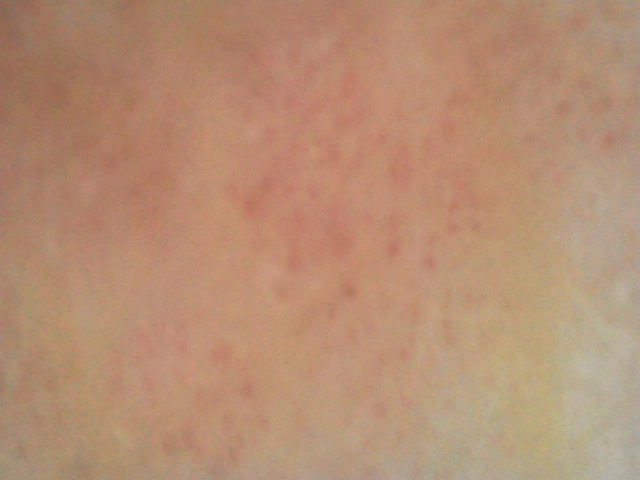
%> input picture CDIO/GUI/Bilder tagna med vårt modifierade mikroskop/överarm1.jpg, 640 x 480 px
$ octave Seg_ves.m   (GNU Octave 9; MATLAB toolbox functions it lacks are replaced by stand-ins)
%> lines starting %> are read from the running program, lines starting %| are printed output that depends on the picture; in (x1, y1, x2, y2) boxes, pixels count from 0 and x2, y2 are one past the last pixel; in counts of white or black regions, pixels touching at a corner belong together; the program's own positions count from 1
### CDIO/Segmentation/midway.m
function [T,T1,T2] = midway(im,thresh)

binvect = 0:1:255;
histo = hist(im(:),binvect);

if nargin < 2

    f = 1:length(histo);
    T0 = sum(histo.*f)/sum(histo);

    T1 = sum(histo(1:T0).*f(1:T0))/sum(histo(1:T0));
    T2 = sum(histo(T0:end).*f(T0:end))/sum(histo(T0:end));

    T = (T1 + T2)/2;

else
    f = 1:length(histo);
    T0 = sum(histo.*f)/sum(histo);

    T1 = sum(histo(1:thresh).*f(1:thresh))/sum(histo(1:thresh));
    T2 = sum(histo(thresh:end).*f(thresh:end))/sum(histo(thresh:end));

    T = (T1 + T2)/2;

end

### CDIO/Segmentation/Seg_ves.m
close all
I=imread('överarm1.jpg');
%> I is the input picture: size 480x640x3 uint8; mean R, G, B 182, 142.5, 115.4
J2 = rgb2gray(I);
J2 = adapthisteq(J2, 'cliplimit', 0.08, 'Distribution','rayleigh');
J2 = double(J2);
%> J2: size 480x640 double
J2 = imresize(J2, 1);
%J2 = J2/max(max(J2));


%% Circular convolution, average filtering
sigma = 2;
lpH=exp(-0.5*([-3:3]/sigma).^2);
lpH=lpH/sum(lpH); %Horizontal filter
lpV=lpH'; %Vertical filter
gauss = conv2(lpV,lpH,'full'); %Gaussian filter

gausskern =0*J2; %Array of zeros
%> gausskern: size 480x640 double; every value is 0
%center = size(im,1)/2+1;
[row,col] = size(J2);
%> row = 480; col = 640

centerx = row/2; %Center row
%> centerx = 240
centery = col/2; %Center column
%> centery = 320

gausskern(centerx-3:centerx+3, centery-3:centery+3) = gauss; %Centering Gaussian filter in the image before transform
%> gausskern: size 480x640 double; min 0, max 0.0467, mean 3.26e-06
IM = fftshift(fft2(ifftshift(J2))); %Fourier transform of im
GAUSSKERN = fftshift(fft2(ifftshift(gausskern))); %Fourier transform of averageing kernel
AVERIM = IM.*GAUSSKERN; %Filtering in the fourier domain => averaged image
for i = 1:7
    AVERIM = IM.*GAUSSKERN;
end
averim = real(fftshift(ifft2(ifftshift(AVERIM)))); %Filtered image

kernel = [1 2 1; 2 4 2; 1 2 1] / 16;
kernel = conv2(conv2(kernel,kernel,'full'),kernel, 'full');
kernelkern = 0*J2;

kernelkern(centerx-3:centerx+3, centery-3:centery+3) = kernel;
%> kernelkern: size 480x640 double; min 0, max 0.0977, mean 3.26e-06
KERNELKERN = fftshift(fft2(ifftshift(kernelkern))); %Fourier transform of kernel kernel
KERNIM = IM.*KERNELKERN;
for i = 1:7
    KERNIM = IM.*KERNELKERN;
end
kernim =real(fftshift(ifft2(ifftshift(KERNIM))));
%%
%J2 = averim;
J2 = kernim;

[T,T1,T2] = midway(J2);
%> in midway, `histo = hist(im(:),binvect);`: histo = 256 values, max 3880 at index 134, min 0 at index 1, mean 1200
%> in midway, `T0 = sum(histo.*f)/sum(histo);`: T0 = 128.9
%> in midway, `T1 = sum(histo(1:T0).*f(1:T0))/sum(histo(1:T0));`: T1 = 102.4
%> in midway, `T2 = sum(histo(T0:end).*f(T0:end))/sum(histo(T0:end));`: T2 = 155
%> in midway, `T = (T1 + T2)/2;`: T = 128.7
%> T = 128.7; T1 = 102.4; T2 = 155
[~,T1,~] = midway(J2,T1);
%> T1 = 83.94
imbin = imbinarize(J2,T1);
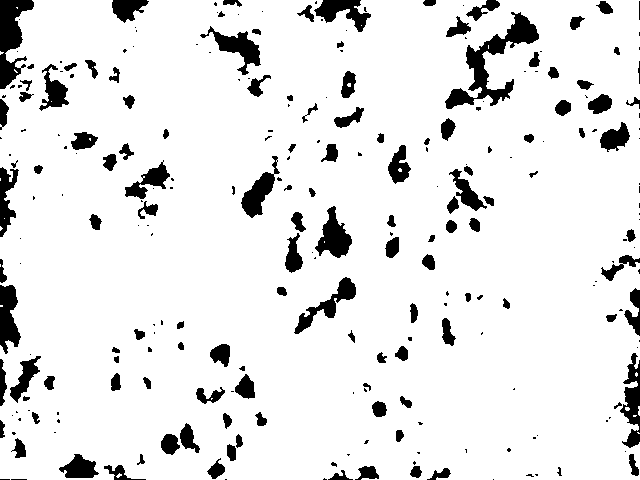
%> imbin: size 480x640 logical; 90.4% white; 259 black regions (130 under 20 px), largest, box (x1, y1, x2, y2) and area: (445, 12, 539, 109) 2394, (0, 0, 34, 89) 1625, (315, 206, 352, 258) 982
%se = [1 1 1; 1 1 1; 1 1 1];
%imbin = imerode(imbin,se);

figure
imshowpair(imbin, J2, 'montage')

%%
W = double(watershed(imbin));
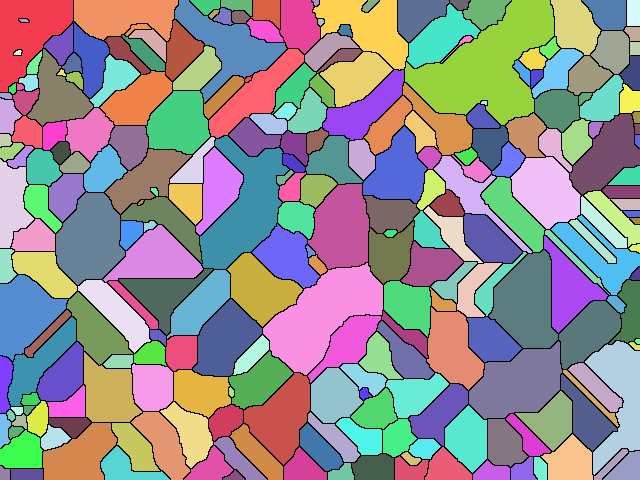
%> W: size 480x640 double; 260 distinct labels, from 0 to 259; one colour per label, 0 black
Dmin = imregionalmin(imbin);
CC = bwconncomp(Dmin,4);
%> CC = 271 connected components
figure, imagesc(W);
colormap(colorcube(300)), colorbar;
title('Watershed transform of D')

%%
ImLabel = labelmatrix(CC);
%> ImLabel: size 480x640 uint16; 272 distinct labels, from 0 to 271
figure, imagesc(ImLabel);
colormap(colorcube(300)), colorbar;
title('Local means (water holes)')
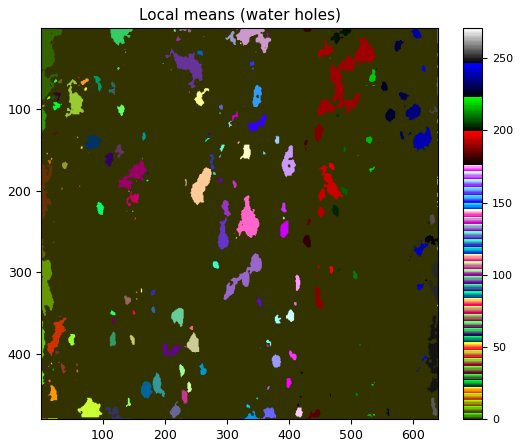
%> figure redrawn from the program's plot data

VesselNum = CC.NumObjects;
%> VesselNum = 271

S = bwmorph(ImLabel,'shrink',Inf);
%> S: size 480x640 logical; 0.18% white in thin lines or dots
figure, imagesc(S);
colormap(colorcube(300)), colorbar;
title('Skeleton')

%%
%Det här scriptet är en början på att segmentera kärlträdet
%Både segmentering av loopar i nagelband och små pluttar på underarm

I=imread('vesselsunderarm.jpg');
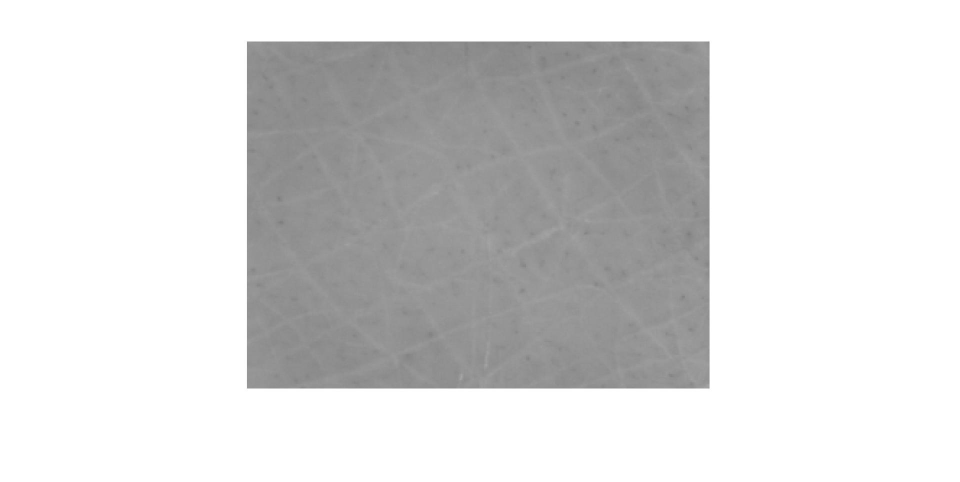
%> input picture CDIO/Segmentation/vesselsunderarm.jpg, 1920 x 963 px (shown at 1/2 size)
%> I is the input picture: size 963x1920x3 uint8; min 122, max 255, mean 217.3
gray_pic = rgb2gray(I);
J=adapthisteq(gray_pic, 'cliplimit', 0.08, 'Distribution','rayleigh'); %funktion som gör bättre kontrast

figure(1)
imshowpair(gray_pic,J,'montage'); %Plotta orginal mot resultat
colorbar

kernel = [1 2 1; 2 4 2; 1 2 1]/16; %filtrera ytterligare med kärna
J = conv2(J,kernel,'same');
%> J: size 963x1920 double
N = 3;
for k=1:N
    J = conv2(J, kernel, 'same');
end

[T,T1,T2] = midway(J);
%> T = 177.5; T1 = 103.9; T2 = 251.1
[~,T1,~] = midway(J,T1);
%> T1 = 79.33
imbinJ = imbinarize(J,T1);
%> imbinJ: size 963x1920 logical; 92.1% white; 480 black regions (182 under 20 px), largest, box (x1, y1, x2, y2) and area: (563, 84, 1085, 198) 21060, (565, 670, 761, 770) 8437, (1089, 679, 1237, 776) 6476

figure
imshow(imbinJ);

%% AMANDAS BÖS
% [9 lines of commented-out code are left out]

idx = find(J < 100); %Ändra alla värden i bilden som är under ett visst värde till 0
%> idx = 303666 values from 1 to 1848960
J(idx) = 0;

idx2 = find(J > 100); %ändra alla värden över ett visst värde till 255
%> idx2 = 1545294 values from 2 to 1848959
J(idx2) = 255;
%> J: size 963x1920 double; 83.6% white; 354 black regions (136 under 20 px), largest, box (x1, y1, x2, y2) and area: (495, 83, 1328, 285) 77567, (495, 550, 921, 776) 40687, (495, 266, 720, 552) 29896
% J=J/(max(max(J)));

figure(5)
imshow(J)

%% JOBB PÅ UNDERARM ISTÄLLET FÖR NAGELBAND


A=imread('överarm1.jpg'); %Samma sak fast för underarm
gray_pic_underarm = rgb2gray(A);
B=adapthisteq(gray_pic_underarm, 'cliplimit', 0.045, 'Distribution','rayleigh');

figure(6)
imshowpair(gray_pic_underarm,B,'montage');
colorbar


idx3 = find(B < 90);
%> idx3 = 30920 values from 1 to 307163
B(idx3) = 0;
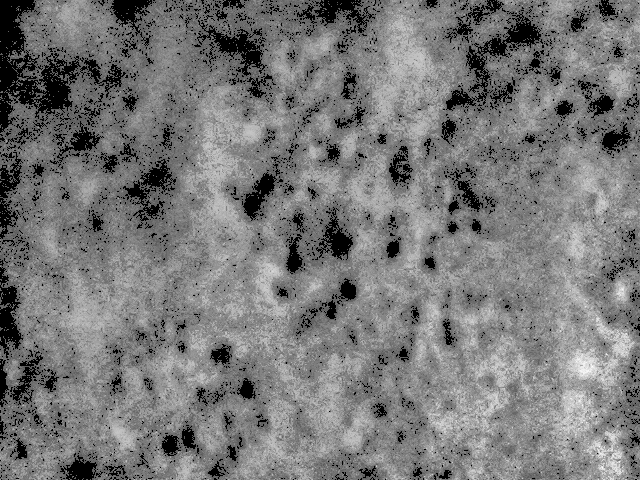
%> B: size 480x640 uint8; min 0, max 255, mean 120.1

idx4 = find(B > 90);
%> idx4 = 274180 values from 42 to 307200
B(idx4) = 255;

se = strel('disk',2);
B = imdilate(B,se);

S = bwmorph(~B,'shrink',Inf);
%> S: size 480x640 logical; 0.12% white in thin lines or dots
S = imfill(S,'holes');
%> S: size 480x640 logical; 0.22% white; 188 white regions (184 under 20 px), largest, box (x1, y1, x2, y2) and area: (3, 2, 20, 50) 264, (3, 63, 10, 77) 80, (53, 88, 65, 97) 75, (335, 241, 343, 253) 68
S = bwmorph(S,'shrink',Inf);
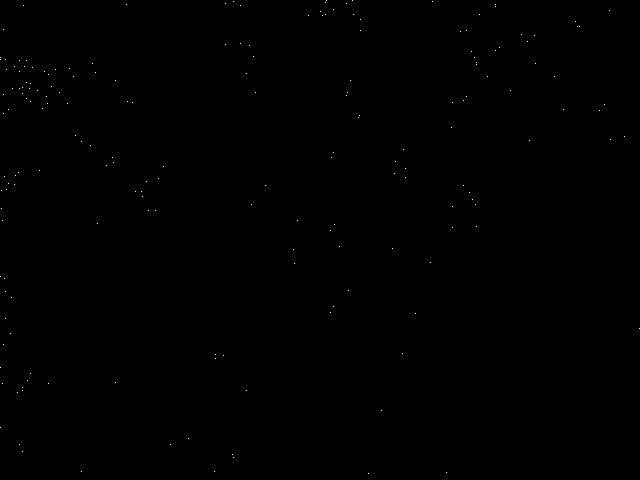
%> S: size 480x640 logical; 0.06% white in thin lines or dots

sum(sum(S))
%> ans = 188
figure
imagesc(S)
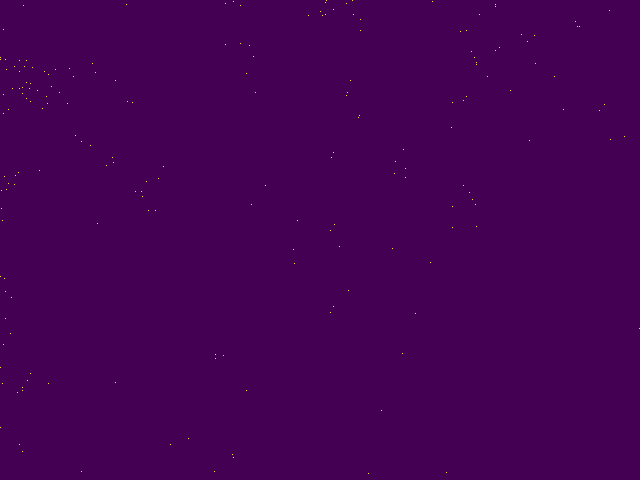
%> displayed picture: size 480x640x3, on the screen's scale of 0 to 255; mean R, G, B 68.1, 1.1, 84


figure(7)
imshow(B)


%% Räkna hur stor andel pixlar som är svarta ifrån underarmsbild

black_pix=sum(B(:)==0)
%> black_pix = 5647
